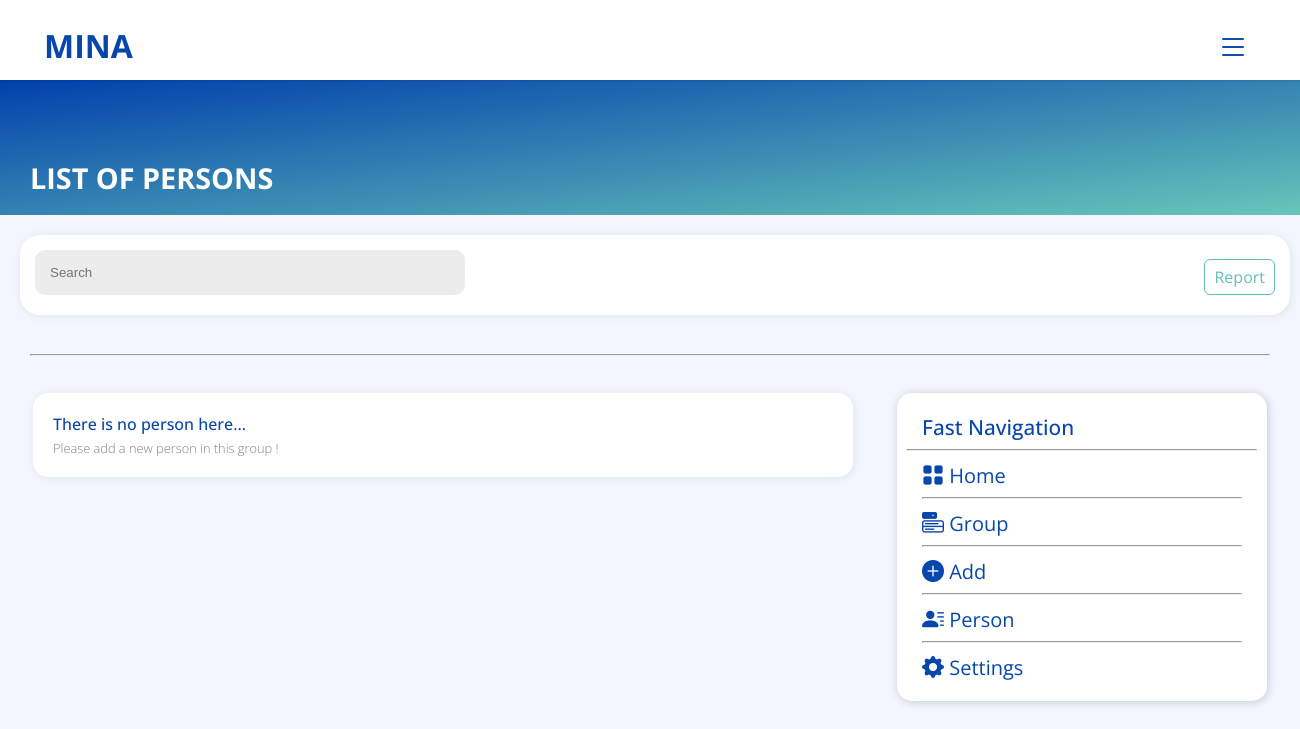
/View/list-person.php (signed in), run on an earlier commit of the app's database.
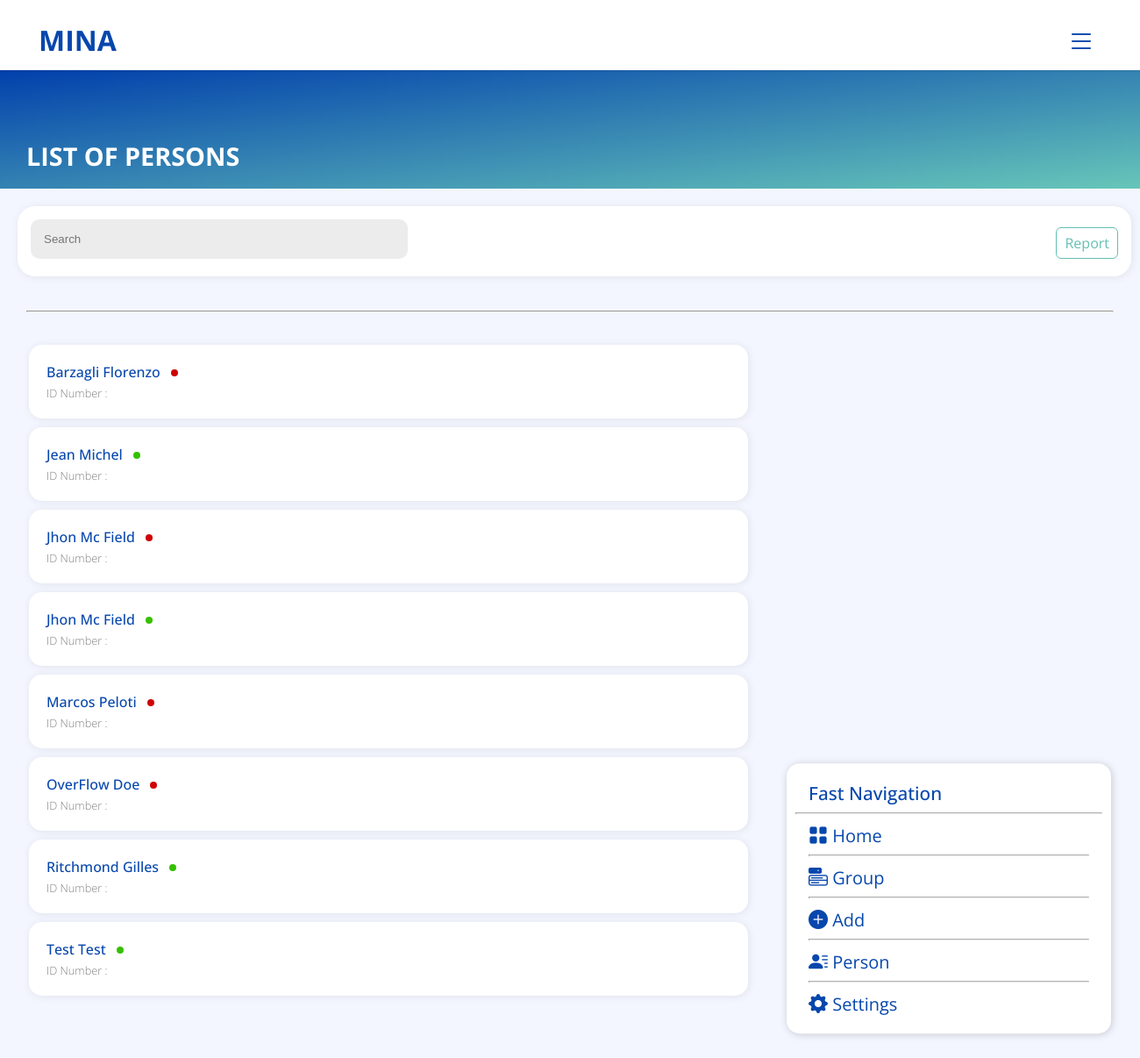
And on a later commit of the database.
### tables this page shows
CREATE TABLE `entreprise` (
  `id_ent` int(11) NOT NULL,
  `code_entreprise` varchar(50) NOT NULL,
  `nom_entreprise` varchar(100) NOT NULL,
  `date_creation` date NOT NULL,
  `date_expiration` date NOT NULL,
  `id_statut` int(11) NOT NULL
);

CREATE TABLE `personne` (
  `id_person` int(11) NOT NULL,
  `nom` varchar(50) NOT NULL,
  `prenom` varchar(50) NOT NULL,
  `date_naissance` date NOT NULL,
  `lieu_naissance` varchar(50) NOT NULL,
  `telephone_1` varchar(20) NOT NULL,
  `telephone_2` varchar(20) NOT NULL,
  `adresse` varchar(100) NOT NULL,
  `email` varchar(50) NOT NULL,
  `profile_image` varchar(255) NOT NULL,
  `id_statut` int(11) NOT NULL,
  `id_dependant` int(11) DEFAULT NULL,
  `id_group` int(11) NOT NULL,
  `id_program` int(11) NOT NULL
);

### View/list-person.php (the view, shortened to what the changed rows need)
<!Doctype html>
<html>
<head>
    <link rel="stylesheet" href="css/style.css">
    <link rel="stylesheet" href="css/main.css">
    <link rel="stylesheet" href="https://cdn.jsdelivr.net/npm/bootstrap-icons@1.5.0/font/bootstrap-icons.css">
</head>
<body class="body">
    <?php
    include_once('header.php');
    ?>
    <div class="third-part-content">
        <div class="container mt-3">
            <div class="list-content mt-3 mb-5">
                <?php
                if (isset($_POST["searchAll"])) {
                    $search = $_POST["searchAll"];
                    $code_entreprise = $_SESSION["code_entreprise"];
                    $query = "SELECT * FROM personne WHERE card_number LIKE '$search' OR nom LIKE '%$search%' OR prenom LIKE '%$search%' ORDER BY personne.nom ASC";
                    $result = $conn->query($query);
                    if (mysqli_num_rows($result) > 0) {
                        while ($row = mysqli_fetch_assoc($result)) {
                            if ($row["id_statut"] == 1) {
                                $color = "green-circle";
                            } elseif ($row["id_statut"] == 2) {
                                $color = "red-circle";
                            }
                            echo '<a href="person-details.php?person-details=' . $row["id_person"] . '" class="nav-link">
                            <div class="bg-white">
                                <div class="group-name-and-details">
                                    <div class="group-name">' . $row["nom"] . ' ' . $row["prenom"] . '<span class="' . $color . '" ></span></div>
                                    <div class="group-details">
                                        Email  : ' . $row["email"] . '</div>
                                    </div>';
                            echo '</div>
                        </a>';
                        }
                    } else {
                        echo '<div class="bg-white">
                        <div class="group-name-and-details">
                            <div class="group-name">There is no person here...</div>
                            <div class="group-details">Please add a new person in this group !</div>
                        </div>
                    </div>';
                    }
                } else {
                    $code_entreprise = $_SESSION["code_entreprise"];
                    $query = "SELECT * FROM entreprise, program, groupe, personne WHERE entreprise.code_entreprise = '$code_entreprise'
                    AND program.code_entreprise = '$code_entreprise' AND  personne.id_program = program.id_program AND
                    personne.id_group = groupe.id_group AND groupe.id_program = program.id_program ORDER BY personne.nom ASC";
                    $result = $conn->query($query);
                    if (mysqli_num_rows($result) > 0) {
                        while ($row = mysqli_fetch_assoc($result)) {
                            if ($row["id_statut"] == 1) {
                                $color = "green-circle";
                            } elseif ($row["id_statut"] == 2) {
                                $color = "red-circle";
                            }
                            echo '<a href="person-details.php?person-details=' . $row["id_person"] . '" class="nav-link">
                            <div class="bg-white">
                                <div class="group-name-and-details">
                                    <div class="group-name">' . $row["nom"] . ' ' . $row["prenom"] . '<span class="' . $color . '" ></span></div>
                                    <div class="group-details">
                                        ID Number : ' . $row["card_number"] . '</div>
                                    </div>
                            </div>
                        </a>';
                        }
                    } else {
                        echo '<div class="bg-white">
                        <div class="group-name-and-details">
                            <div class="group-name">There is no person here...</div>
                            <div class="group-details">Please add a new person in this group !</div>
                        </div>
                    </div>';
                    }
                }
                ?>
                <?php
                include_once('sidebar.php');
                ?>
            </div>
        </div>
    </div>
    <?php
    include_once('footer.php');
    ?>
</body>
</html>

What changed in the data, as far as the page shows it:
now on this page (row edited): entreprise: personne.nom "Barzagli", personne.prenom "Florenzo", personne.nom "Jean", personne.prenom "Michel", personne.nom "Jhon", personne.prenom "Mc Field", personne.nom "Marcos", personne.prenom "Peloti", personne.nom "OverFlow", personne.prenom "Doe", personne.nom "Ritchmond", personne.prenom "Gilles", personne.nom "Test", personne.prenom "Test"
Also different on the page:
text no longer shown: "There is no person here... Please add a new person in this group !"
